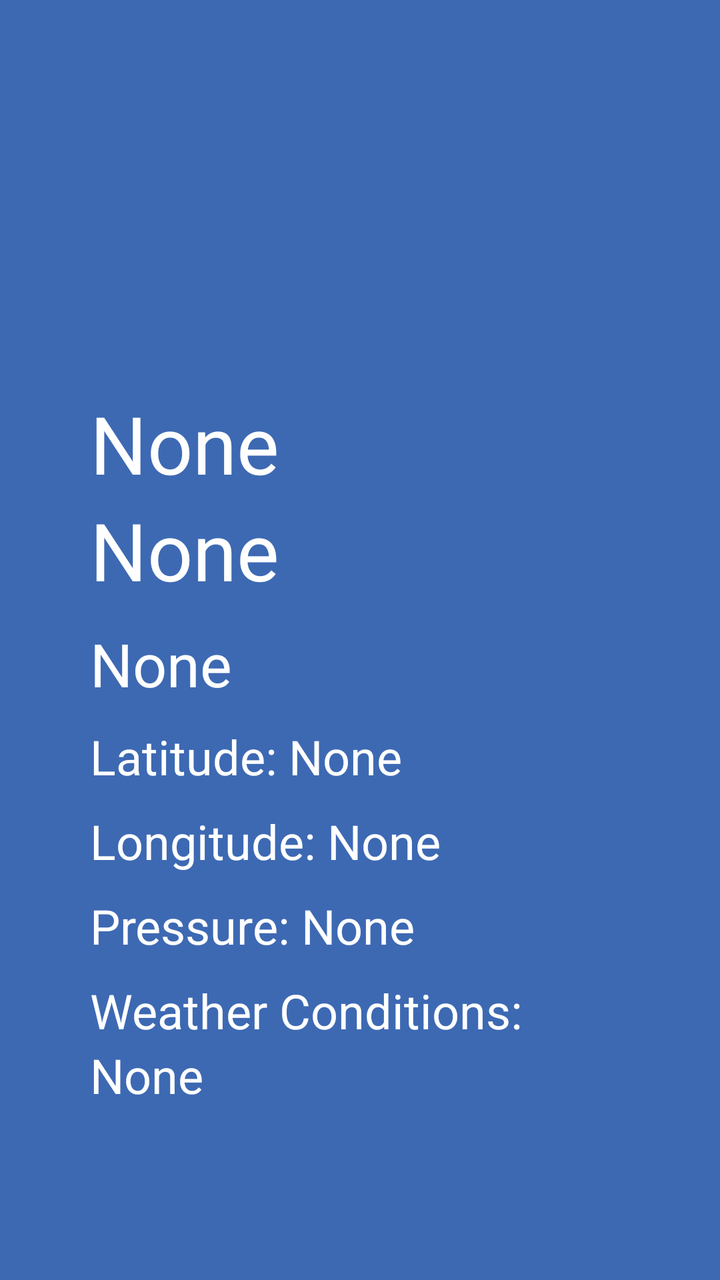
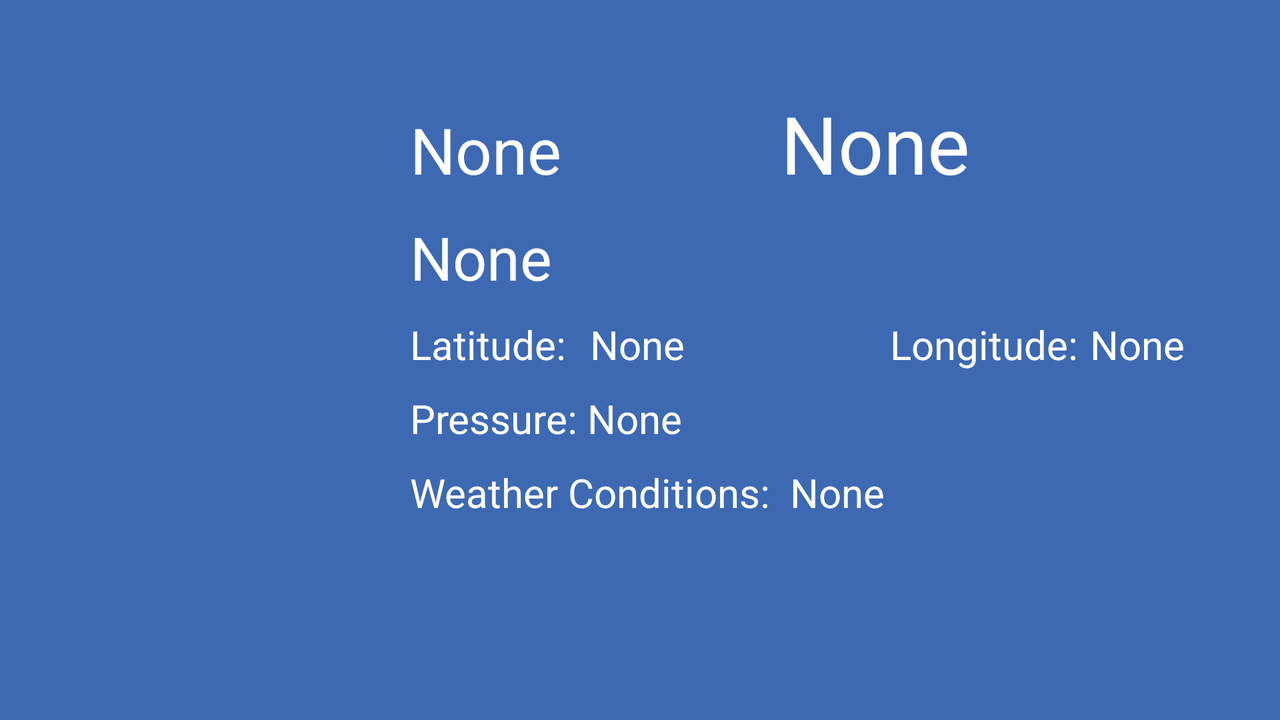

An Android layout and its configuration variant, each rendered on a device that would load it. The default file and the variant file are quoted in full after the pictures.
<!-- AndroidManifest.xml: application theme Theme.AstroWeatherFragments -->
<!-- res/layout/fragment_basic_weather.xml -->
<?xml version="1.0" encoding="utf-8"?>
<LinearLayout xmlns:android="http://schemas.android.com/apk/res/android"
    xmlns:tools="http://schemas.android.com/tools"
    android:layout_width="match_parent"
    android:layout_height="match_parent"
    android:background="#3d69b3"
    android:orientation="vertical"
    tools:context=".BasicWeatherFragment">

    <LinearLayout
        android:layout_width="match_parent"
        android:layout_height="match_parent"
        android:orientation="vertical"
        >

        <ImageView
            android:id="@+id/weatherImageView"
            android:layout_width="match_parent"
            android:layout_height="150dp" />

        <LinearLayout
            android:layout_width="match_parent"
            android:layout_height="match_parent"
            android:layout_margin="40dp"
            android:orientation="vertical"
            >

            <LinearLayout
                android:layout_width="match_parent"
                android:layout_height="wrap_content"
                android:orientation="vertical"
                android:layout_margin="5dp">

                <TextView
                    android:id="@+id/cityValue"
                    android:layout_width="wrap_content"
                    android:layout_height="wrap_content"
                    android:layout_weight="1"
                    android:text="@string/none_label"
                    android:textColor="@color/white"
                    android:textSize="40sp" />

                <TextView
                    android:id="@+id/tempValue"
                    android:layout_width="wrap_content"
                    android:layout_height="wrap_content"
                    android:layout_weight="1"
                    android:text="@string/none_label"
                    android:textColor="@color/white"
                    android:textSize="40sp" />
            </LinearLayout>

            <LinearLayout
                android:layout_width="match_parent"
                android:layout_height="wrap_content"
                android:orientation="horizontal"
                android:layout_margin="5dp">

                <TextView
                    android:id="@+id/timeValue"
                    android:layout_width="0dp"
                    android:layout_height="wrap_content"
                    android:layout_weight="1"
                    android:text="@string/none_label"
                    android:textColor="@color/white"
                    android:textSize="30sp" />
            </LinearLayout>

            <LinearLayout
                android:layout_width="match_parent"
                android:layout_height="wrap_content"
                android:orientation="horizontal"
                android:layout_margin="5dp">

                <TextView
                    android:id="@+id/latitudeLabel"
                    android:layout_width="wrap_content"
                    android:layout_height="wrap_content"
                    android:text="@string/latitude"
                    android:textColor="@color/white"
                    android:textSize="24sp" />

                <TextView
                    android:id="@+id/latitudeValue"
                    android:layout_width="0dp"
                    android:layout_height="wrap_content"
                    android:layout_weight="1"
                    android:text="@string/none_label"
                    android:textColor="@color/white"
                    android:textSize="24sp" />
            </LinearLayout>

            <LinearLayout
                android:layout_width="match_parent"
                android:layout_height="wrap_content"
                android:orientation="horizontal"
                android:layout_margin="5dp">

                <TextView
                    android:id="@+id/longitudeLabel"
                    android:layout_width="wrap_content"
                    android:layout_height="wrap_content"
                    android:text="@string/longitude"
                    android:textColor="@color/white"
                    android:textSize="24sp" />

                <TextView
                    android:id="@+id/longitudeValue"
                    android:layout_width="0dp"
                    android:layout_height="wrap_content"
                    android:layout_weight="1"
                    android:text="@string/none_label"
                    android:textColor="@color/white"
                    android:textSize="24sp" />
            </LinearLayout>



            <LinearLayout
                android:layout_width="match_parent"
                android:layout_height="wrap_content"
                android:orientation="horizontal"
                android:layout_margin="5dp">

                <TextView
                    android:id="@+id/pressureLabel"
                    android:layout_width="wrap_content"
                    android:layout_height="wrap_content"
                    android:text="@string/pressure_label"
                    android:textColor="@color/white"
                    android:textSize="24sp" />

                <TextView
                    android:id="@+id/pressureValue"
                    android:layout_width="0dp"
                    android:layout_height="wrap_content"
                    android:layout_weight="1"
                    android:text="@string/none_label"
                    android:textColor="@color/white"
                    android:textSize="24sp" />
            </LinearLayout>

            <LinearLayout
                android:layout_width="match_parent"
                android:layout_height="wrap_content"
                android:orientation="vertical"
                android:layout_margin="5dp">

                <TextView
                    android:id="@+id/conditionsLabel"
                    android:layout_width="wrap_content"
                    android:layout_height="wrap_content"
                    android:text="@string/conditions_label"
                    android:textColor="@color/white"
                    android:textSize="24sp" />

                <TextView
                    android:id="@+id/conditionsValue"
                    android:layout_width="wrap_content"
                    android:layout_height="wrap_content"
                    android:layout_weight="1"
                    android:text="@string/none_label"
                    android:textColor="@color/white"
                    android:textSize="24sp" />
            </LinearLayout>

        </LinearLayout>

    </LinearLayout>

</LinearLayout>
<!-- resources referenced by this layout -->
<resources>
  <string name="conditions_label">Weather Conditions: </string>
  <string name="latitude">Latitude: </string>
  <string name="longitude">Longitude: </string>
  <string name="none_label">None</string>
  <string name="pressure_label">Pressure: </string>
  <style name="Theme.AstroWeatherFragments" parent="Theme.MaterialComponents.DayNight.DarkActionBar">
          
          <item name="colorPrimary">@color/purple_500</item>
          <item name="colorPrimaryVariant">@color/purple_700</item>
          <item name="colorOnPrimary">@color/white</item>
          
          <item name="colorSecondary">@color/teal_200</item>
          <item name="colorSecondaryVariant">@color/teal_700</item>
          <item name="colorOnSecondary">@color/black</item>
          
          <item name="android:statusBarColor" tools:targetApi="l">?attr/colorPrimaryVariant</item>
          
      </style>
</resources>
<!-- res/layout-land/fragment_basic_weather.xml (the repository's variant of the layout above) -->
<!-- drawn on the phone turned sideways -->
<?xml version="1.0" encoding="utf-8"?>
<LinearLayout xmlns:android="http://schemas.android.com/apk/res/android"
    xmlns:tools="http://schemas.android.com/tools"
    android:layout_width="match_parent"
    android:layout_height="match_parent"
    android:background="#3d69b3"
    android:orientation="horizontal"
    tools:context=".BasicWeatherFragment">

    <ImageView
        android:id="@+id/weatherImageView"
        android:layout_width="120dp"
        android:layout_height="120dp"
        android:layout_marginStart="40dp"
        android:layout_marginTop="70dp" />

    <LinearLayout
        android:layout_width="match_parent"
        android:layout_height="match_parent"
        android:orientation="vertical">

        <LinearLayout
            android:layout_width="match_parent"
            android:layout_height="match_parent"
            android:layout_margin="40dp"
            android:orientation="vertical">

            <LinearLayout
                android:layout_width="match_parent"
                android:layout_height="wrap_content"
                android:layout_margin="5dp"
                android:orientation="horizontal">

                <TextView
                    android:id="@+id/cityValue"
                    android:layout_width="wrap_content"
                    android:layout_height="wrap_content"
                    android:layout_weight="1"
                    android:text="@string/none_label"
                    android:textColor="@color/white"
                    android:textSize="32sp" />

                <TextView
                    android:id="@+id/tempValue"
                    android:layout_width="wrap_content"
                    android:layout_height="wrap_content"
                    android:layout_weight="1"
                    android:text="@string/none_label"
                    android:textColor="@color/white"
                    android:textSize="40sp" />
            </LinearLayout>

            <LinearLayout
                android:layout_width="match_parent"
                android:layout_height="wrap_content"
                android:layout_margin="5dp"
                android:orientation="horizontal">

                <TextView
                    android:id="@+id/timeValue"
                    android:layout_width="0dp"
                    android:layout_height="wrap_content"
                    android:layout_weight="1"
                    android:text="@string/none_label"
                    android:textColor="@color/white"
                    android:textSize="30sp" />
            </LinearLayout>

            <LinearLayout
                android:layout_width="match_parent"
                android:layout_height="wrap_content"
                android:layout_margin="5dp"
                android:orientation="horizontal">

                <TextView
                    android:id="@+id/latitudeLabel"
                    android:layout_width="90dp"
                    android:layout_height="wrap_content"
                    android:text="@string/latitude"
                    android:textColor="@color/white"
                    android:textSize="20sp" />

                <TextView
                    android:id="@+id/latitudeValue"
                    android:layout_width="150dp"
                    android:layout_height="wrap_content"
                    android:text="@string/none_label"
                    android:textColor="@color/white"
                    android:textSize="20sp" />

                <TextView
                    android:id="@+id/longitudeLabel"
                    android:layout_width="100dp"
                    android:layout_height="wrap_content"
                    android:text="@string/longitude"
                    android:textColor="@color/white"
                    android:textSize="20sp" />

                <TextView
                    android:id="@+id/longitudeValue"
                    android:layout_width="150dp"
                    android:layout_height="wrap_content"
                    android:text="@string/none_label"
                    android:textColor="@color/white"
                    android:textSize="20sp" />
            </LinearLayout>


            <LinearLayout
                android:layout_width="match_parent"
                android:layout_height="wrap_content"
                android:layout_margin="5dp"
                android:orientation="horizontal">

                <TextView
                    android:id="@+id/pressureLabel"
                    android:layout_width="wrap_content"
                    android:layout_height="wrap_content"
                    android:text="@string/pressure_label"
                    android:textColor="@color/white"
                    android:textSize="20sp" />

                <TextView
                    android:id="@+id/pressureValue"
                    android:layout_width="150dp"
                    android:layout_height="wrap_content"
                    android:text="@string/none_label"
                    android:textColor="@color/white"
                    android:textSize="20sp" />

            </LinearLayout>

            <LinearLayout
                android:layout_width="match_parent"
                android:layout_height="wrap_content"
                android:layout_margin="5dp"
                android:orientation="horizontal">

                <TextView
                    android:id="@+id/conditionsLabel"
                    android:layout_width="190dp"
                    android:layout_height="wrap_content"
                    android:text="@string/conditions_label"
                    android:textColor="@color/white"
                    android:textSize="20sp" />

                <TextView
                    android:id="@+id/conditionsValue"
                    android:layout_width="150dp"
                    android:layout_height="wrap_content"
                    android:text="@string/none_label"
                    android:textColor="@color/white"
                    android:textSize="20sp" />
            </LinearLayout>

        </LinearLayout>

    </LinearLayout>

</LinearLayout>
